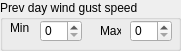
    <widget class="QGroupBox" name="dayGroupBox_16">
     <property name="geometry">
      <rect>
       <x>390</x>
       <y>290</y>
       <width>181</width>
       <height>51</height>
      </rect>
     </property>
     <property name="title">
      <string>Prev day wind gust speed</string>
     </property>
     <widget class="QSpinBox" name="minPrevWindgustSpinbox">
      <property name="geometry">
       <rect>
        <x>40</x>
        <y>20</y>
        <width>42</width>
        <height>22</height>
       </rect>
      </property>
      <property name="maximum">
       <number>2000</number>
      </property>
     </widget>
     <widget class="QLabel" name="minLabel_16">
      <property name="geometry">
       <rect>
        <x>10</x>
        <y>20</y>
        <width>21</width>
        <height>16</height>
       </rect>
      </property>
      <property name="text">
       <string>Min</string>
      </property>
     </widget>
     <widget class="QLabel" name="maxLabel_16">
      <property name="geometry">
       <rect>
        <x>100</x>
        <y>20</y>
        <width>21</width>
        <height>21</height>
       </rect>
      </property>
      <property name="text">
       <string>Max</string>
      </property>
     </widget>
     <widget class="QSpinBox" name="maxPrevWindgustSpinbox">
      <property name="geometry">
       <rect>
        <x>130</x>
        <y>20</y>
        <width>42</width>
        <height>22</height>
       </rect>
      </property>
      <property name="maximum">
       <number>2000</number>
      </property>
     </widget>
    </widget>
